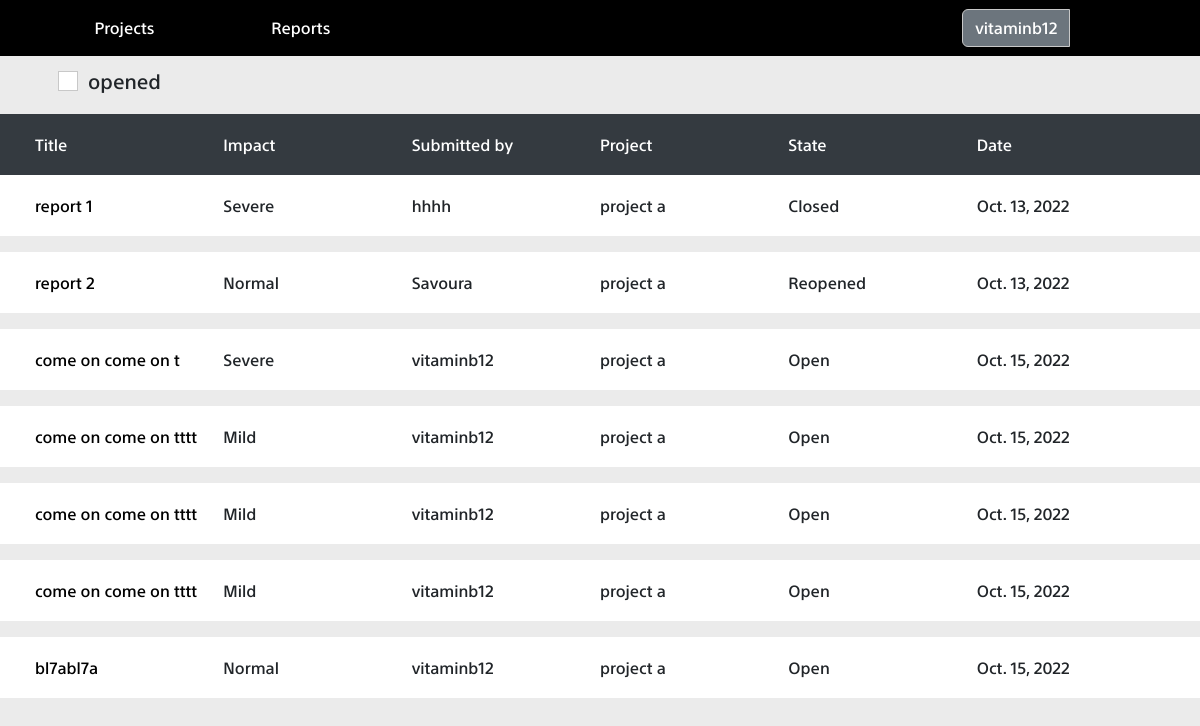
/reports (signed in), run on an earlier commit of the app's database.
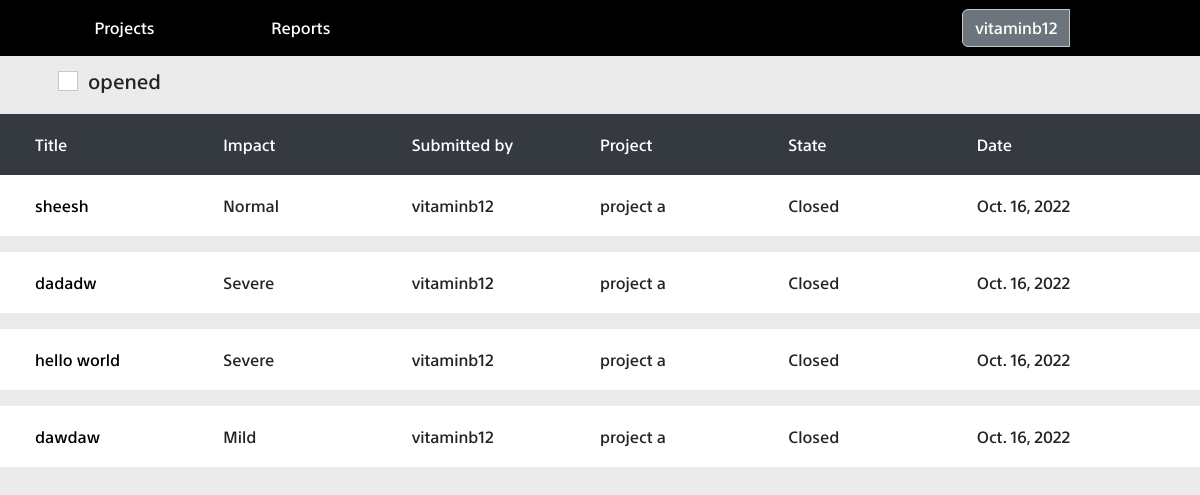
And on a later commit of the database.
### report/models.py (models this page shows, shortened)
class report(models.Model):
    title = models.CharField(max_length=30)
    options = (
        ("Severe", "severe")
        , ("Normal", "normal")
        , ("Mild", "mild")
    )
    severity = models.CharField(max_length=20, choices=options, default="severe")
    description = models.TextField()
    attachment = models.FileField(upload_to='static/uploads/', blank=True)
    states = (
        ("Open", "open")
        , ("Closed", "closed")
        , ("Reopened", "reopened")
    )
    state = models.CharField(max_length=20, choices=states, default="open")
    date_added = models.DateField()
    reported_by = models.ForeignKey(User, related_name="submitter", on_delete=models.SET_NULL, null=True)
    assigned_to = models.ManyToManyField(User ,related_name="assign")
    belongs_to = models.ForeignKey(project, on_delete=models.CASCADE , null=True, blank=True)

### project/models.py (models this page shows, shortened)
class project(models.Model):
	name = models.CharField(max_length = 40)
	date_added = models.DateField()
	bugs_count = models.IntegerField()

### report/views.py (the view)
# urls.py: path('reports' , all_reports , name="reports"),
@login_required(login_url = "signin")
def all_reports(request):
    reports = report.objects.all()
    context = {"reports": reports}
    if request.method == 'GET' and request.headers.get("ajax") == "true" and request.headers.get(
            "ajaxFunction") == "showOpen" and request.headers.get("method") == "open":
        rep = reports.exclude(state="Closed")
        return reports_collection_to_json(rep)
    elif request.method == 'GET' and request.headers.get("ajax") == "true" and request.headers.get(
            "ajaxFunction") == "showOpen" and request.headers.get("method") == "all":
        return reports_collection_to_json(reports)
    return render(request, "reports.html", context)

### templates/reports.html (shortened to what this page needs)
{% extends "base.html" %}
{% load static %}
{% block css_files %}
    <link rel="stylesheet" href="{% static 'bootstrap.min.css' %}">
    <link rel="stylesheet" href="{% static 'base.css' %}">
    <link rel="stylesheet" href="{% static 'home.css' %}">
{% endblock %}
{% block content %}
<div id="filter_opened"><div class="form-check mx-5">
        <input class="form-check-input" type="checkbox" value="" id="openfilter">
        <label class="form-check-label" for="flexCheckDefault">
             opened
        </label>
    </div></div>
<table id="reports_table" class="mt-3">
            <thead id="projects_head">
                <tr class="project_row">
                    <td class="project_cell">Title</td>
                    <td  class="project_cell">Impact</td>
                    <td class="project_cell">Submitted by</td>
                    <td class="project_cell">Project</td>
                    <td class="project_cell">State</td>
                    <td class="project_cell">Date</td>
                </tr>
            </thead>
        <tbody id="table_body">
        {% for report in reports %}
            <tr class="project_row data_row mb-3">
                <td class="project_cell project_data"><a href="{% url 'reports' %}/{{ report.id }}" class="black_color">{{ report.title }}</a></td>
                <td class="project_cell project_data">{{ report.severity }}</td>
                <td class="project_cell project_data">{{ report.reported_by }}</td>
                <td class="project_cell project_data">{{ report.belongs_to.name }}</td>
                <td class="project_cell project_data">{{ report.state }}</td>
                <td class="project_cell project_data">{{ report.date_added }}</td>
            </tr>
        {% endfor %}
        </tbody>
    </table>
{% endblock %}

### templates/base.html (shortened to what this page needs)
<html>
<head>
	{% load static %}
	{% block css_files %}{% endblock %}
</head>
<body>
	<nav class="navbar navbar-expand-lg bg-light">
		<div class="container-fluid">
			<div class="collapse navbar-collapse" id="navbarTogglerDemo01">
				<ul class="navbar-nav me-auto mb-2 mb-lg-0 ">
					<div id="left_section" class="d-flex justify-content-around align-items-center mx-4">
						<li class="nav-item">
							<a href="{% url 'home' %}" id="go_projects" class="nav-link active">Projects</a>
						</li>
						<li class="nav-item">
							<a href="{% url 'reports' %}" class="nav-link">Reports</a>
						</li>
					</div>
					<div class="btn-group user-container" >
						<button class="btn btn-secondary user_avatar" type="button" id="dropdownMenuButton" data-bs-toggle="dropdown" aria-expanded="false">
							{{ user.username }}
						</button>
					</div>
				</ul>
			</div>
		</div>
	</nav>
	<div id="additional" class="">
		{% block content %}
		{% endblock %}
	</div>
</body>
</html>

### static/base.css (style rules this page uses)
* { margin: 0; padding: 0; font-family: sst !important; }
.navbar , .container-fluid { background-color: black !important; }
.user-container { padding: 0 10% 0 0; }
#left_section { width: 30%; }
.navbar-nav { font-size: 100%; font-weight: 400; width: 100%; display: flex; margin: auto; justify-content: space-between; align-items: center; }
a { color: white !important; cursor: pointer; }

### static/home.css (style rules this page uses)
* { margin: 0; padding: 0; }
#additional { margin: 0 !important; padding: 0 !important; }
#projects_head { background-color: #343a40; color: white; display: flex; width: 100%; padding: 20px 35px; }
button { padding: 1% 2%; cursor: pointer; width: 65%; color: black; margin: auto; border: solid 1px #c8c8c8 !important; background-color: white; }
#table_body { display: flex; flex-direction: column; }
.project_row { width: 100%; display: flex; justify-content: space-between; }
.data_row { background-color: white; padding: 20px 35px; }
.project_cell { width: 33.3%; }
tr { align-items: center; }
input { border-radius: 0% !important; outline: none !important; border: solid 1px #c8c8c8 !important; }
.black_color { color: black !important; }
body { background-color: #EBEBEB; }
::placeholder { color: rgba(0,0,0,.55) !important; }
a:link , a:visited , a:hover ,a ,a:active { text-decoration: none; }
#reports_table { width: 100%; }
#filter_opened { display: flex; justify-content: flex-start; font-size: 20px; margin: 10px; }

What changed in the data, as far as the page shows it:
removed report: title "report 1", severity "Severe", reported_by "hhhh", belongs_to.name "project a", state "Closed", date_added "Oct. 13, 2022"
removed report: title "report 2", severity "Normal", reported_by "Savoura", belongs_to.name "project a", state "Reopened", date_added "Oct. 13, 2022"
removed report: title "come on come on t", severity "Severe", reported_by "vitaminb12", belongs_to.name "project a", state "Open", date_added "Oct. 15, 2022"
removed report: title "come on come on tttt", severity "Mild", reported_by "vitaminb12", belongs_to.name "project a", state "Open", date_added "Oct. 15, 2022"
removed report: title "come on come on tttt", severity "Mild", reported_by "vitaminb12", belongs_to.name "project a", state "Open", date_added "Oct. 15, 2022"
removed report: title "come on come on tttt", severity "Mild", reported_by "vitaminb12", belongs_to.name "project a", state "Open", date_added "Oct. 15, 2022"
removed report: title "bl7abl7a", severity "Normal", reported_by "vitaminb12", belongs_to.name "project a", state "Open", date_added "Oct. 15, 2022"
added report: title "sheesh", severity "Normal", reported_by "vitaminb12", belongs_to.name "project a", state "Closed", date_added "Oct. 16, 2022"
added report: title "dadadw", severity "Severe", reported_by "vitaminb12", belongs_to.name "project a", state "Closed", date_added "Oct. 16, 2022"
added report: title "hello world", severity "Severe", reported_by "vitaminb12", belongs_to.name "project a", state "Closed", date_added "Oct. 16, 2022"
added report: title "dawdaw", severity "Mild", reported_by "vitaminb12", belongs_to.name "project a", state "Closed", date_added "Oct. 16, 2022"
